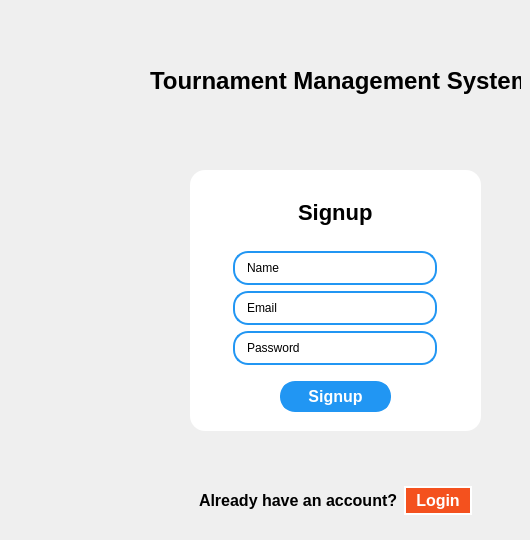
      <widget class="QWidget" name="Signup">
       <widget class="QGroupBox" name="groupBox_3">
        <property name="geometry">
         <rect>
          <x>190</x>
          <y>170</y>
          <width>291</width>
          <height>261</height>
         </rect>
        </property>
        <property name="styleSheet">
         <string notr="true">background-color: #fff;
border-radius: 15px;
</string>
        </property>
        <property name="title">
         <string/>
        </property>
        <layout class="QGridLayout" name="gridLayout_3">
         <item row="6" column="0" alignment="Qt::AlignHCenter">
          <widget class="QPushButton" name="signupBtn">
           <property name="styleSheet">
            <string notr="true">QPushButton{
	border: 3px solid #2196f3;
	background-color: #2196F3;
	color: #fff;
	font-weight: 600;
	padding: 2.5px 25px;
	font-size: 16px;
	cursor: pointer;
	transition: 0.2s linear;
	margin-bottom: 10px;
}
QPushButton:hover {
	background-color: #fff;
	color: #2196F3;
}</string>
           </property>
           <property name="text">
            <string>Signup</string>
           </property>
          </widget>
         </item>
         <item row="5" column="0" alignment="Qt::AlignHCenter">
          <widget class="QLineEdit" name="inpRegPass">
           <property name="styleSheet">
            <string notr="true">background-color: #fff;
height: 20px;
padding: 5px 10px;
border: 2px solid #2196F3;
border-radius: 15px;
margin: 0px 20px;
width: 180px;
margin-bottom: 10px;</string>
           </property>
           <property name="text">
            <string>Password</string>
           </property>
          </widget>
         </item>
         <item row="4" column="0" alignment="Qt::AlignHCenter">
          <widget class="QLineEdit" name="inpRegEmail">
           <property name="styleSheet">
            <string notr="true">QLineEdit {
	background-color: #fff;
	height: 20px;
	padding: 5px 10px;
	border: 2px solid #2196F3;
	border-radius: 15px;
	margin: 0px 20px;
	width: 180px;
}</string>
           </property>
           <property name="text">
            <string>Email</string>
           </property>
          </widget>
         </item>
         <item row="2" column="0" alignment="Qt::AlignHCenter">
          <widget class="QLabel" name="label_4">
           <property name="styleSheet">
            <string notr="true">QLabel {
	font-size: 22px;
	font-weight: 600;
}</string>
           </property>
           <property name="text">
            <string>Signup</string>
           </property>
          </widget>
         </item>
         <item row="3" column="0" alignment="Qt::AlignHCenter">
          <widget class="QLineEdit" name="inpRegName">
           <property name="styleSheet">
            <string notr="true">background-color: #fff;
height: 20px;
padding: 5px 10px;
border: 2px solid #2196F3;
border-radius: 15px;
margin: 0px 20px;
width: 180px;</string>
           </property>
           <property name="text">
            <string>Name</string>
           </property>
          </widget>
         </item>
        </layout>
       </widget>
       <widget class="QLabel" name="label_Welcome_2">
        <property name="geometry">
         <rect>
          <x>150</x>
          <y>50</y>
          <width>371</width>
          <height>61</height>
         </rect>
        </property>
        <property name="styleSheet">
         <string notr="true">font-size: 24px;
font-weight: 600;</string>
        </property>
        <property name="text">
         <string>Tournament Management System</string>
        </property>
       </widget>
       <widget class="QGroupBox" name="groupBox_4">
        <property name="geometry">
         <rect>
          <x>190</x>
          <y>470</y>
          <width>291</width>
          <height>61</height>
         </rect>
        </property>
        <property name="styleSheet">
         <string notr="true">border: none;</string>
        </property>
        <property name="title">
         <string/>
        </property>
        <layout class="QHBoxLayout" name="horizontalLayout_3">
         <item>
          <widget class="QLabel" name="label_3">
           <property name="styleSheet">
            <string notr="true">font-size: 16px;
font-weight: 600;</string>
           </property>
           <property name="text">
            <string>Already have an account?</string>
           </property>
          </widget>
         </item>
         <item>
          <widget class="QPushButton" name="toLoginBtn">
           <property name="styleSheet">
            <string notr="true">QPushButton{
	border: 2px solid #fff;
	background-color: #F4511E;
	color: #fff;
	font-weight: 600;
	padding: 3px 10px;
	font-size: 16px;
	cursor: pointer;
}
QPushButton:hover {
	border: 2px solid #F4511E;
	background-color: #fff;
	color: #F4511E;
}</string>
           </property>
           <property name="text">
            <string>Login</string>
           </property>
          </widget>
         </item>
        </layout>
       </widget>
      </widget>
